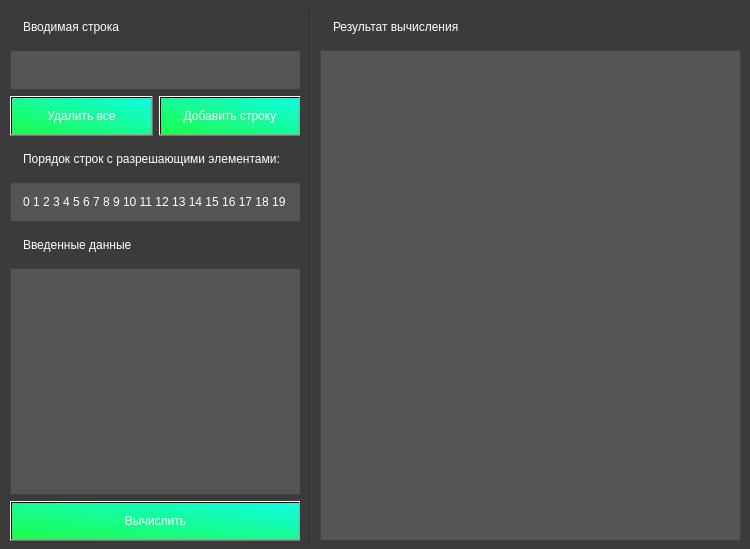
<?xml version="1.0" encoding="UTF-8"?>
<ui version="4.0">
 <class>MainWindow</class>
 <widget class="QMainWindow" name="MainWindow">
  <property name="geometry">
   <rect>
    <x>0</x>
    <y>0</y>
    <width>750</width>
    <height>549</height>
   </rect>
  </property>
  <property name="minimumSize">
   <size>
    <width>750</width>
    <height>549</height>
   </size>
  </property>
  <property name="maximumSize">
   <size>
    <width>750</width>
    <height>549</height>
   </size>
  </property>
  <property name="windowTitle">
   <string>Gaus</string>
  </property>
  <property name="styleSheet">
   <string notr="true">background-color: rgb(59, 59, 59);</string>
  </property>
  <widget class="QWidget" name="centralwidget">
   <widget class="QWidget" name="verticalLayoutWidget">
    <property name="geometry">
     <rect>
      <x>10</x>
      <y>10</y>
      <width>291</width>
      <height>531</height>
     </rect>
    </property>
    <layout class="QVBoxLayout" name="verticalLayout">
     <item>
      <widget class="QLabel" name="label">
       <property name="minimumSize">
        <size>
         <width>0</width>
         <height>30</height>
        </size>
       </property>
       <property name="styleSheet">
        <string notr="true">padding: 10px;
color: rgb(255, 255, 255);</string>
       </property>
       <property name="text">
        <string>Вводимая строка</string>
       </property>
      </widget>
     </item>
     <item>
      <widget class="QLineEdit" name="lineEdit">
       <property name="minimumSize">
        <size>
         <width>150</width>
         <height>40</height>
        </size>
       </property>
       <property name="styleSheet">
        <string notr="true">background-color: rgb(85, 85, 85);
color: rgb(255, 255, 255);
padding: 10px;
</string>
       </property>
      </widget>
     </item>
     <item>
      <layout class="QHBoxLayout" name="horizontalLayout">
       <item>
        <widget class="QPushButton" name="pushButton_2">
         <property name="minimumSize">
          <size>
           <width>0</width>
           <height>40</height>
          </size>
         </property>
         <property name="styleSheet">
          <string notr="true">background-color: qlineargradient(spread:pad, x1:0, y1:1, x2:1, y2:0, stop:0  rgba(28, 253, 73, 255), stop:1 rgba(16, 252, 226, 255));
color: rgb(255, 255, 255);</string>
         </property>
         <property name="text">
          <string>Удалить все</string>
         </property>
        </widget>
       </item>
       <item>
        <widget class="QPushButton" name="pushButton">
         <property name="minimumSize">
          <size>
           <width>0</width>
           <height>40</height>
          </size>
         </property>
         <property name="styleSheet">
          <string notr="true">background-color: qlineargradient(spread:pad, x1:0, y1:1, x2:1, y2:0, stop:0  rgba(28, 253, 73, 255), stop:1 rgba(16, 252, 226, 255));
color: rgb(255, 255, 255);</string>
         </property>
         <property name="text">
          <string>Добавить строку</string>
         </property>
        </widget>
       </item>
      </layout>
     </item>
     <item>
      <widget class="QLabel" name="label_4">
       <property name="minimumSize">
        <size>
         <width>0</width>
         <height>30</height>
        </size>
       </property>
       <property name="styleSheet">
        <string notr="true">padding: 10px;
color: rgb(255, 255, 255);</string>
       </property>
       <property name="text">
        <string>Порядок строк с разрешающими элементами:</string>
       </property>
      </widget>
     </item>
     <item>
      <widget class="QLineEdit" name="lineEdit_2">
       <property name="minimumSize">
        <size>
         <width>150</width>
         <height>40</height>
        </size>
       </property>
       <property name="styleSheet">
        <string notr="true">background-color: rgb(85, 85, 85);
color: rgb(255, 255, 255);
padding: 10px;
</string>
       </property>
       <property name="text">
        <string>0 1 2 3 4 5 6 7 8 9 10 11 12 13 14 15 16 17 18 19</string>
       </property>
      </widget>
     </item>
     <item>
      <widget class="QLabel" name="label_2">
       <property name="minimumSize">
        <size>
         <width>0</width>
         <height>30</height>
        </size>
       </property>
       <property name="styleSheet">
        <string notr="true">padding: 10px;
color: rgb(255, 255, 255);</string>
       </property>
       <property name="text">
        <string>Введенные данные</string>
       </property>
      </widget>
     </item>
     <item>
      <widget class="QListWidget" name="listWidget_2">
       <property name="styleSheet">
        <string notr="true">background-color: rgb(85, 85, 85);
color: rgb(255, 255, 255);</string>
       </property>
      </widget>
     </item>
     <item>
      <widget class="QPushButton" name="pushButton_3">
       <property name="minimumSize">
        <size>
         <width>0</width>
         <height>40</height>
        </size>
       </property>
       <property name="styleSheet">
        <string notr="true">background-color: qlineargradient(spread:pad, x1:0, y1:1, x2:1, y2:0, stop:0  rgba(28, 253, 73, 255), stop:1 rgba(16, 252, 226, 255));
color: rgb(255, 255, 255);</string>
       </property>
       <property name="text">
        <string>Вычислить</string>
       </property>
      </widget>
     </item>
    </layout>
   </widget>
   <widget class="Line" name="line">
    <property name="geometry">
     <rect>
      <x>300</x>
      <y>10</y>
      <width>20</width>
      <height>531</height>
     </rect>
    </property>
    <property name="orientation">
     <enum>Qt::Vertical</enum>
    </property>
   </widget>
   <widget class="QWidget" name="verticalLayoutWidget_2">
    <property name="geometry">
     <rect>
      <x>320</x>
      <y>10</y>
      <width>421</width>
      <height>531</height>
     </rect>
    </property>
    <layout class="QVBoxLayout" name="verticalLayout_2">
     <item>
      <widget class="QLabel" name="label_3">
       <property name="minimumSize">
        <size>
         <width>0</width>
         <height>30</height>
        </size>
       </property>
       <property name="styleSheet">
        <string notr="true">padding: 10px;
color: rgb(255, 255, 255);</string>
       </property>
       <property name="text">
        <string>Результат вычисления</string>
       </property>
      </widget>
     </item>
     <item>
      <widget class="QListWidget" name="listWidget">
       <property name="styleSheet">
        <string notr="true">background-color: rgb(85, 85, 85);
color: rgb(255, 255, 255);</string>
       </property>
      </widget>
     </item>
    </layout>
   </widget>
  </widget>
 </widget>
 <resources/>
 <connections/>
</ui>
